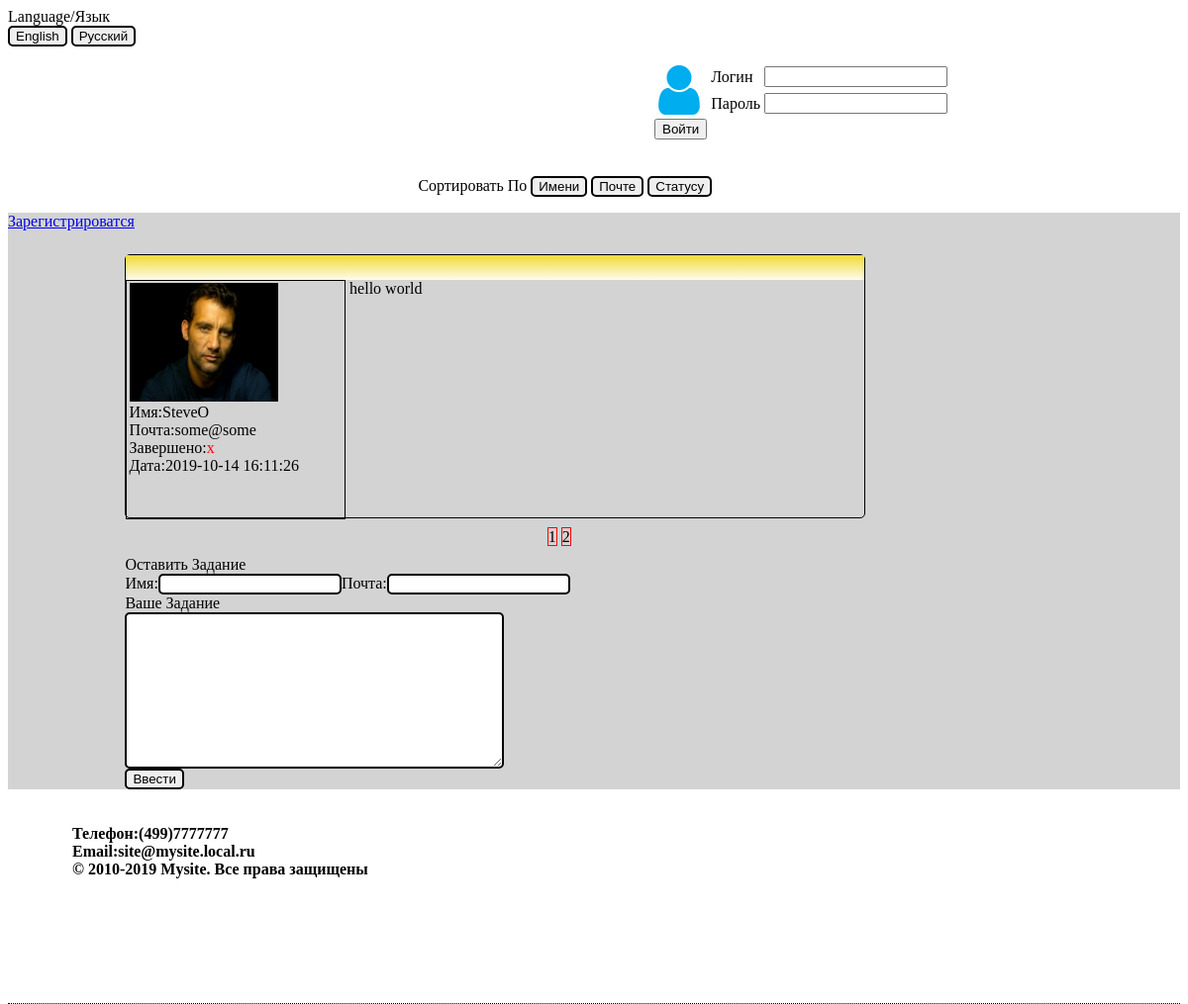
/index.php?page=1, run on the app's committed database.
### tables this page shows
CREATE TABLE `chat` (
  `chat_id` int(11) NOT NULL,
  `user_login` varchar(64) NOT NULL,
  `text` varchar(64) NOT NULL,
  `dater` varchar(64) NOT NULL,
  `email` varchar(64) NOT NULL,
  `finished` varchar(64) NOT NULL
);

CREATE TABLE `users` (
  `user_id` int(11) UNSIGNED NOT NULL,
  `user_login` varchar(30) NOT NULL,
  `user_password` varchar(32) NOT NULL,
  `user_hash` varchar(32) NOT NULL DEFAULT '',
  `phon` varchar(64) NOT NULL,
  `photo` varchar(128) NOT NULL,
  `gender` varchar(64) NOT NULL,
  `about` text NOT NULL,
  `age` int(11) NOT NULL,
  `role` varchar(64) NOT NULL
);

### lib/chat.php (the view, shortened to what this page needs)
<?php
class chat{
    public $user_login;
    public $text;
    public $order;
    public $email;
    public $photo;
    public $chatid;
    public $finished;
    public $autoriselanguage;
	public $mysqlihost;
    public $mysqliusr;
    public $mysqlipwd;
    public $mysqlidb;
    public function __construct()
    {
		  $this->mysqlihost = 'localhost';
        $this->mysqliusr = 'root';
        $this->mysqlipwd = '';
        $this->mysqlidb = 'project';
            ?>
            <?
    }
        public function chat($sort='dater'){
    $pag=3;
    $page = filter_input(INPUT_GET, 'page');
    $page=$page+1;
    $end=$page*$pag;
    $mysqli = new mysqli($this->mysqlihost, $this->mysqliusr, $this->mysqlipwd, $this->mysqlidb);
    $query = "SELECT count(1) FROM `chat`";
    if ($stmt = $mysqli->prepare($query)) {
        $stmt->execute();
        $stmt->bind_result($counter);
    }
    if($counter<$end){
        $end=$counter;
    }
    for($i=($page-1)*$pag;$i<$end;$i++) {
        $mysqli = new mysqli($this->mysqlihost, $this->mysqliusr, $this->mysqlipwd, $this->mysqlidb);
        $query = "SELECT `chat`.`chat_id`,`chat`.`user_login`,`chat`.`text`, `chat`.`dater`,`chat`.`email`,`chat`.`finished`,`users`.`photo`,`users`.`role`  FROM `chat` LEFT JOIN `users` ON `chat`.`user_login` = `users`.`user_login` ORDER BY ".$this->order." LIMIT ".$i.",1 ";
        $stmt = $mysqli->prepare($query);
            $stmt->execute();
            $stmt->bind_result($this->chatid,$this->user_login, $this->text,$this->dater,$this->email,$this->finished,$this->photo,$role);
        if($this->finished=='yes'){
		    $fsd='<a style="color:green">&#10004</a>';
        }else{
            $fsd='<a style="color:red">x</a>';
        }
        $today = date("Y-m-d H:i:s",$this->dater);
        if(!$this->autoriselanguage){
		    echo"
		    <div class='message'>
				<div class='hramka ttop'></div>
				<div class='midle ttop'>
		        <div class='ab bc'>
		            <img class='chimage' src='/lib/".$this->photo."'><br>
		            <div class='mm'>
		                 <a>Имя:$this->user_login</a><br>
		                <a>Почта:$this->email</a><br>
		                <a>Завершено:$fsd</a><br>
		                <a>Дата:$today </a><br>
		               $edit
                    </div>
		        </div>
		        <div class='ab nnn'>
		               <a class='some'>$this->text</a>
                </div>
            </div>
            </div>
		    ";
        }
        }
    }
		 public function pagination(){
            $pag=3;
             $mysqli = new mysqli($this->mysqlihost, $this->mysqliusr, $this->mysqlipwd, $this->mysqlidb);
           $query = "SELECT count(1) FROM `chat`";
           if ($stmt = $mysqli->prepare($query)) {
               $stmt->execute();
               $stmt->bind_result($counter);
           }
		   $counter=ceil($counter/$pag);
		   if($counter<=6){
		   		for($i=1;$i<=$counter;$i++){
		   		    $ppage=$i-1;
		   			$a="
		   			<a class='atba' style='color:black;border: 1px solid red;' onClick=\"window . location . href = 'index.php?page={$ppage} '\">$i</a>
		   			";
					echo "$a";
		  		 }
		   }
		 }
		 public function  atcdrawinput(){
            if(!$this->autoriselanguage) {
                $a = '
            <a class="сс">Оставить Задание</a>
            <form  method="POST">
            <a>Имя:</a><input name="name" width="200" type="text"><a>Почта:</a><input name="email"  type="text"> <br>
            <a>Ваше Задание</a><br>
			<textarea rows="10" cols="45" name="text"></textarea><br>
            <input name="submit" type="submit" value="Ввести">
            </form>';
            echo "$a";}
    }
		public function srt(){
			            if(!$this->autoriselanguage) {
			$a = '
            <form class="srt" method="POST">
							Сортировать По
            <input name="ulgch" type="submit" value="Имени">
            <input name="uemailch" type="submit" value="Почте">
            <input name="statusch" type="submit" value="Статусу">
            </form>';
            echo "$a";
									}
		}
}

### css/main.css (style rules this page uses)
div.mm { margin-left:1%; margin-bottom: 1%; }
div.message { width:70%; height:265px; border: 1px solid black; border-radius:5px; }
form.srt { margin-left:35%; }
div.ab { height:240px; float:left; display :inline-block; }
div.bc { border:1px solid black; width:220px; }
div.hramka { width:100%; height:25px; background-image:linear-gradient(to top, #fefcea, #f1da36); }
div.nnn { width:50%; }
form > input { border-radius: 5px; border: 2px solid black; }
form > textarea { border-radius: 5px; border: 2px solid black; }
img.chimage { height: 120px; width: 150px; margin:1%; }
a.some { margin-top: 1%; margin-left: 1%; }

### data on the page
chat: users.photo (picture), user_login "SteveO", email "some@some", finished "x", text "hello world"

### other printed values
$b "Логин"
$c "Пароль"
